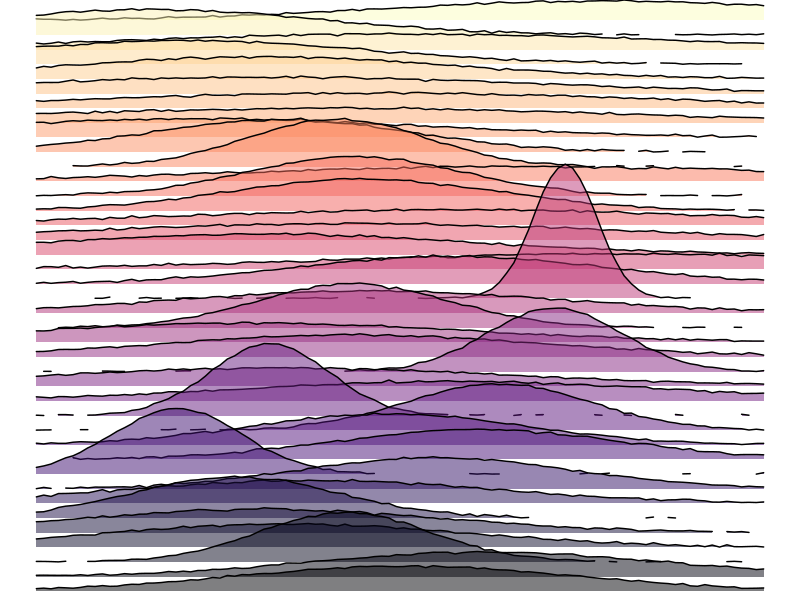

Recreate this plot in R.


library(ggplot2)
library(ggridges)
library(dplyr)
library(viridis) 

set.seed(123)


# Parameters
n_lines <- 40
x_vals <- seq(-10, 10, length.out = 100)


set.seed(77810)
data <- lapply(1:n_lines, function(i) {
  mean_i <- runif(1, -7, 7)
  sd_i <- runif(1, 0.8, 8)
  y <- dnorm(x_vals, mean = mean_i, sd = sd_i)
  y <- y + rnorm(length(y), mean = 0, sd = 0.002)
  data.frame(x = x_vals, y = y, group = as.factor(n_lines - i))
}) %>%
  bind_rows()


ggplot(data, aes(x = x, y = group, height = y, group = group, fill = group)) +
  geom_ridgeline(alpha = 0.5, color = "black", scale = 20) +
  scale_fill_viridis_d(option = "magma") +  
  theme_void() +
  theme(
    panel.background = element_rect(fill = "white", color = NA),
    plot.background = element_rect(fill = "white", color = NA),
    legend.position = "none"  
  )
